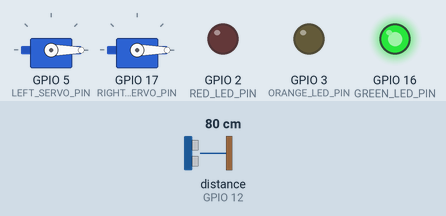
A program run on a simulated ESP32. Shown: 2 × servo, output pins drawn as LEDs (lit = HIGH). Wiring (inferred from the names in the program): ultrasonic range finder: trigger GPIO 14; echo GPIO 12. Inputs (shaded band) come from the test bench; at power-on: distance to the obstacle (sensor on GPIO 12) 80 cm. The echo pulse lasts 58.3 µs per cm; pins used as bus, display or sensor lines are not drawn.

Above: at 2.2 s.
2.3 s: distance to the obstacle (sensor on GPIO 12) set to 29 cm
3.8 s: distance to the obstacle (sensor on GPIO 12) set to 22 cm
At 5.3 s:
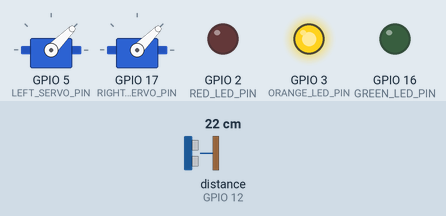
5.6 s: distance to the obstacle (sensor on GPIO 12) set to 18 cm
7.1 s: distance to the obstacle (sensor on GPIO 12) set to 13 cm
At 8.2 s:
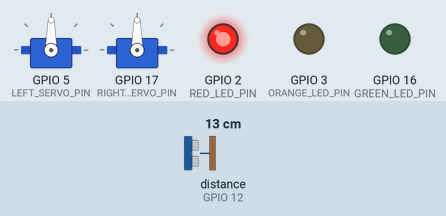
8.8 s: distance to the obstacle (sensor on GPIO 12) set to 35 cm
At 9.7 s:
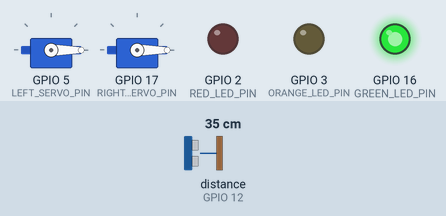
10.4 s: distance to the obstacle (sensor on GPIO 12) set to 2 cm
At 11.2 s:
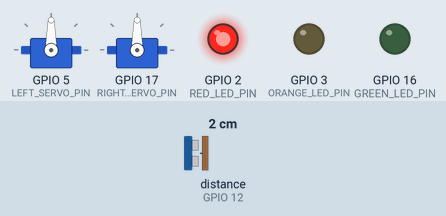
Timing chart, 0 to 13.0 s (numbered marks = the images above; inputs shaded):
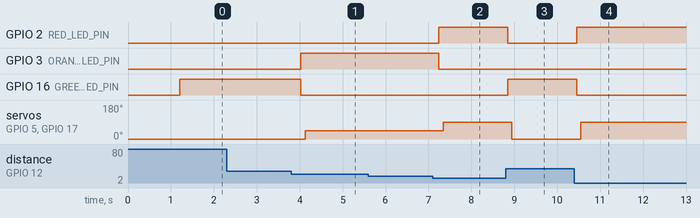

Measured:
- the behaviour switches between 26 and 25 cm on distance to the obstacle (sensor on GPIO 12) (found by bisection; images 0 and 1)
- the behaviour switches between 16 and 15 cm on distance to the obstacle (sensor on GPIO 12) (found by bisection; images 1 and 2)
- after the input at 2.3 s, every drawn part: stays the same
- after the input at 3.8 s, GPIO 3 (ORANGE_LED_PIN): LOW → HIGH after 0.23 s; GPIO 16 (GREEN_LED_PIN): HIGH → LOW after 0.23 s; servo on GPIO 5 (LEFT_SERVO_PIN), servo on GPIO 17 (RIGHT_SERVO_PIN): 0° → 45° after 0.33 s
- after the input at 5.6 s, every drawn part: stays the same
- after the input at 7.1 s, GPIO 2 (RED_LED_PIN): LOW → HIGH after 0.14 s; GPIO 3 (ORANGE_LED_PIN): HIGH → LOW after 0.14 s; servo on GPIO 5 (LEFT_SERVO_PIN), servo on GPIO 17 (RIGHT_SERVO_PIN): 45° → 90° after 0.24 s
- after the input at 8.8 s, GPIO 2 (RED_LED_PIN): HIGH → LOW after 0.05 s; GPIO 16 (GREEN_LED_PIN): LOW → HIGH after 0.05 s; servo on GPIO 5 (LEFT_SERVO_PIN), servo on GPIO 17 (RIGHT_SERVO_PIN): 90° → 0° after 0.15 s
- after the input at 10.4 s, GPIO 2 (RED_LED_PIN): LOW → HIGH after 0.05 s; GPIO 16 (GREEN_LED_PIN): HIGH → LOW after 0.05 s; servo on GPIO 5 (LEFT_SERVO_PIN), servo on GPIO 17 (RIGHT_SERVO_PIN): 0° → 90° after 0.15 s

The program:

main.cpp
```cpp
#include <Arduino.h>
#include <ESP32Servo.h>

#define SPEED_OF_SOUND 0.034

Servo left_servo;
Servo right_servo;

const int LEFT_SERVO_PIN = 5;
const int RIGHT_SERVO_PIN = 17;
const int TRIGGER_PIN = 14;
const int ECHO_PIN = 12;
const int RED_LED_PIN = 2;
const int ORANGE_LED_PIN = 3;
const int GREEN_LED_PIN = 16;

long duration;
float distance;

void setup()
{
  // put your setup code here, to run once:
  Serial.begin(115200);
  delay(1000);

  pinMode(RED_LED_PIN, OUTPUT);
  pinMode(ORANGE_LED_PIN, OUTPUT);
  pinMode(GREEN_LED_PIN, OUTPUT);

  pinMode(TRIGGER_PIN, OUTPUT);
  pinMode(ECHO_PIN, INPUT);

  left_servo.attach(LEFT_SERVO_PIN);
  right_servo.attach(RIGHT_SERVO_PIN);
  left_servo.write(0);
  right_servo.write(0);
}

void loop()
{
  // put your main code here, to run repeatedly:

  digitalWrite(TRIGGER_PIN, LOW);
  delay(200);

  digitalWrite(TRIGGER_PIN, HIGH);
  delayMicroseconds(10);
  digitalWrite(TRIGGER_PIN, LOW);

  duration = pulseIn(ECHO_PIN, HIGH);

  distance = duration * SPEED_OF_SOUND / 2;

  if (distance <= 15)
  {
    digitalWrite(RED_LED_PIN, HIGH);
    digitalWrite(ORANGE_LED_PIN, LOW);
    digitalWrite(GREEN_LED_PIN, LOW);
    delay(100);
    left_servo.write(90);
    right_servo.write(90);
  }
  else if (distance <= 25 && distance > 15)
  {
    digitalWrite(RED_LED_PIN, LOW);
    digitalWrite(ORANGE_LED_PIN, HIGH);
    digitalWrite(GREEN_LED_PIN, LOW);

    delay(100);
    left_servo.write(45);
    right_servo.write(45);
  }
  else
  {
    digitalWrite(RED_LED_PIN, LOW);
    digitalWrite(ORANGE_LED_PIN, LOW);
    digitalWrite(GREEN_LED_PIN, HIGH);
    delay(100);
    left_servo.write(0);
    right_servo.write(0);
  }
  delay(100);
}
```
